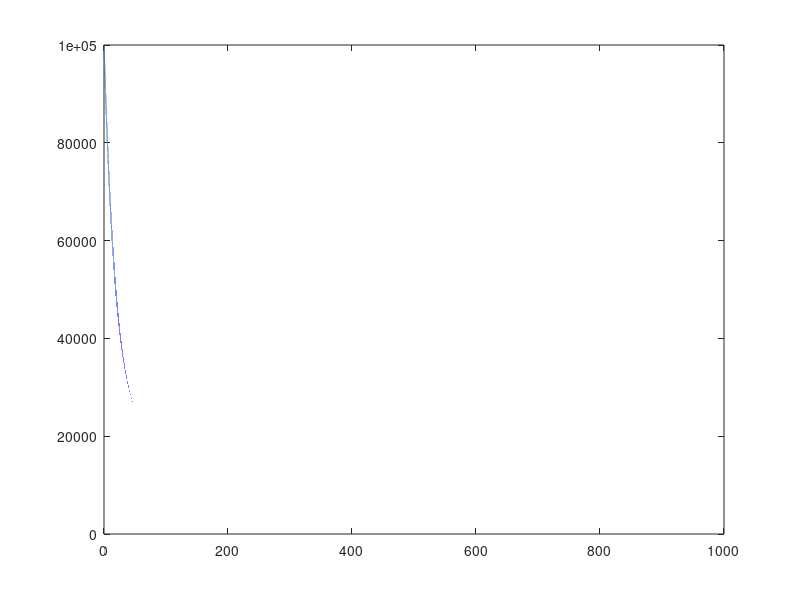

MATLAB code to generate this figure:
%
function water(X0, A, B, u, tStep, tMax)
    if nargin==0 %number of input arguments is 0
        X0 =  100000; % inital value
        A = log(0.95); % waterloss
        B = 1; % weight
        u = 1000; % inflow
        tStep = 0.001;
        tMax = 1000;
    end

    tic
    x = X0;
    %xProgress = [];
    xProgress = zeros(tMax / tStep, 1);
    index = 1
    for t = 0:tStep:tMax
        x_ = A*x + B*u;
        x = x + x_*tStep;
        %xProgress = [xProgress x ];
        xProgress (index) = x;
        index = index + 1;
    end
    toc
plot(0:tStep:tMax , xProgress);

end